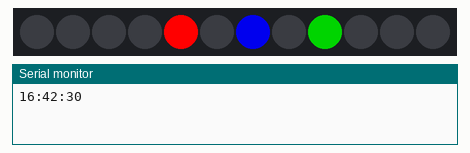
This sketch was run on a simulated Arduino Uno, built with avr-gcc and run on an emulated ATmega328P. On the bench: 12 RGB LEDs in strip order, left to right, the last lines printed to the serial monitor. Wiring (inferred from the names in the program): DS3231 clock at I2C address 0x68. The local clock reads 2024-03-15 10:24:30 at power-on unless the sketch sets it.

Above: at 0.1 s.
At 5.5 s:
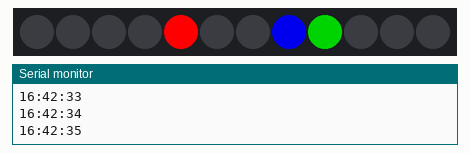
At 10.9 s:
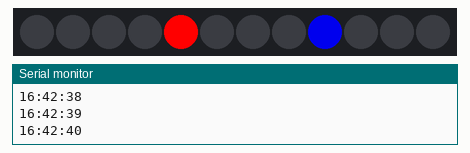
At 20.6 s:
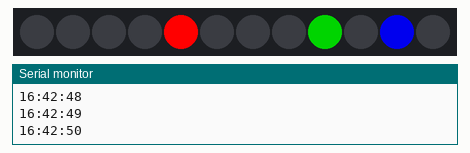
At 30.4 s:
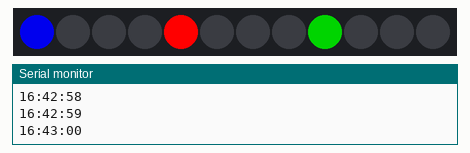
At 50.9 s:
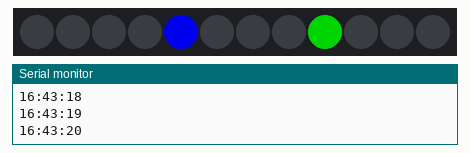

Measured:
- by itself, everything shown: repeats every 59.5 s, in 12 steps
- what the display in image 1 shows lasts 5.4 s, from 5.4 s to 10.8 s
- what the display in image 2 shows lasts 4.4 s, from 10.8 s to 15.2 s

The sketch:

rtc_neopixel.ino
```cpp
#include <Adafruit_NeoPixel.h>
#include "Wire.h"
#define DS3231_I2C_ADDRESS 0x68
// Convert normal decimal numbers to binary coded decimal
#define PIXEL_PIN    2
#define NUMBERPIXEL 12
Adafruit_NeoPixel pixels = Adafruit_NeoPixel(NUMBERPIXEL, PIXEL_PIN, NEO_GRB + NEO_KHZ800);
// Argument 1 = Number of pixels in NeoPixel strip
// Argument 2 = Arduino pin number (most are valid)
// Argument 3 = Pixel type flags, add together as needed:
//   NEO_KHZ800  800 KHz bitstream (most NeoPixel products w/WS2812 LEDs)
//   NEO_KHZ400  400 KHz (classic 'v1' (not v2) FLORA pixels, WS2811 drivers)
//   NEO_GRB     Pixels are wired for GRB bitstream (most NeoPixel products)
//   NEO_RGB     Pixels are wired for RGB bitstream (v1 FLORA pixels, not v2)
//   NEO_RGBW    Pixels are wired for RGBW bitstream (NeoPixel RGBW products)
const uint32_t Red = pixels.Color(255, 0, 0);
const uint32_t Green = pixels.Color(0, 128, 0);
const uint32_t Blue = pixels.Color(0, 0, 200);
const uint32_t White = pixels.Color(68, 68, 68);
byte decToBcd(byte val) {
  return ( (val / 10 * 16) + (val % 10) );
}
// Convert binary coded decimal to normal decimal numbers
byte bcdToDec(byte val) {
  return ( (val / 16 * 10) + (val % 16) );
}
void setup() {
  Wire.begin();
  Serial.begin(9600);
  // set the initial time here:
  // DS3231 seconds, minutes, hours, day, date, month, year
  setDS3231time(30, 42, 16, 5, 13, 10, 16);
  pixels.begin(); // Initialize NeoPixel strip object (REQUIRED)
  pixels.show();  // Initialize all pixels to 'off'
}
void setDS3231time(byte second, byte minute, byte hour, byte dayOfWeek, byte
                   dayOfMonth, byte month, byte year) {
  // sets time and date data to DS3231
  Wire.beginTransmission(DS3231_I2C_ADDRESS);
  Wire.write(0); // set next input to start at the seconds register
  Wire.write(decToBcd(second)); // set seconds
  Wire.write(decToBcd(minute)); // set minutes
  Wire.write(decToBcd(hour)); // set hours
  Wire.write(decToBcd(dayOfWeek)); // set day of week (1=Sunday, 7=Saturday)
  Wire.endTransmission();
}
void readDS3231time(byte *second,
                    byte *minute,
                    byte *hour,
                    byte *dayOfWeek
                   )
{
Wire.beginTransmission(DS3231_I2C_ADDRESS);
Wire.write(0); // set DS3231 register pointer to 00h
Wire.endTransmission();
Wire.requestFrom(DS3231_I2C_ADDRESS, 7);
// request seven bytes of data from DS3231 starting from register 00h
*second = bcdToDec(Wire.read() & 0x7f);
*minute = bcdToDec(Wire.read());
*hour = bcdToDec(Wire.read() & 0x3f);
*dayOfWeek = bcdToDec(Wire.read());
}
void displayTime() {
  byte second, minute, hour, dayOfWeek;
  // retrieve data from DS3231
  readDS3231time(&second, &minute, &hour, &dayOfWeek);
  // send it to the serial monitor
  Serial.print(hour, DEC);
  // convert the byte variable to a decimal number when displayed
  Serial.print(":");
  if (minute < 10) {
    Serial.print("0");
  }
  Serial.print(minute, DEC);
  Serial.print(":");
  if (second < 10) {
    Serial.print("0");
  }
  Serial.print(second, DEC);
  Serial.println("");
  pixels.setPixelColor(hour % 12, Red);
  pixels.setPixelColor((minute / 5) % 12, Green);
  pixels.setPixelColor((second / 5) % 12, Blue);
  pixels.show();

  delay(80);
  Reset();
}
void loop() {
  displayTime(); // display the real-time clock data on the Serial Monitor,
  delay(1000); // every second
}
void Reset()
{
  for (int i = 0 ; i < 12; i++)
    pixels.setPixelColor(i, 0);
}
```
